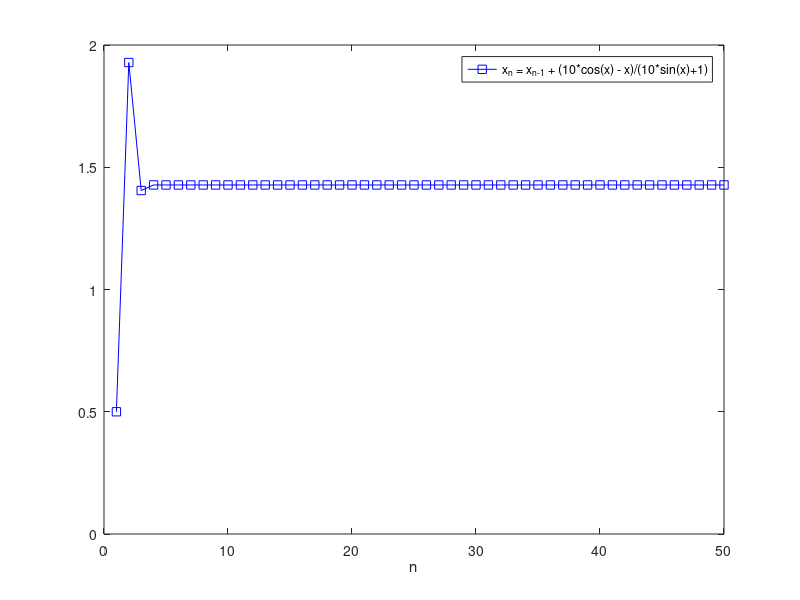
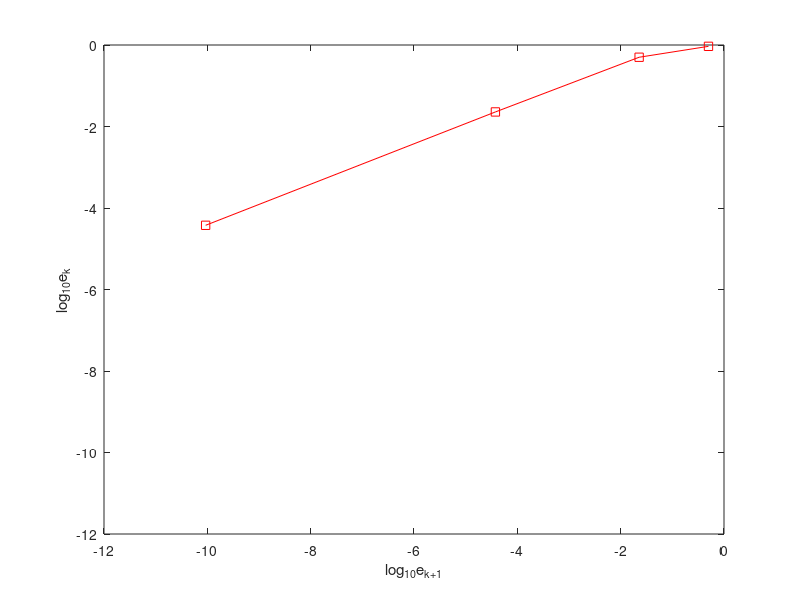

Write the MATLAB code that produced these figures, in order.
N = 50;
x = zeros(N,1);
%x = 0;
x(1) = 0.5;

for i=2:N
    x(i) = x(i-1) + (10*cos(x(i-1)) - x(i-1))/(1+ 10*sin(x(i-1)));
end

%syms y
%eq = cos(y) == y;
%s = solve(eq,y);

s = x(end);
%mu = abs(x(30 + 1) - s)/abs(x(30) - s);

ek = abs(x(1:N-1) - s);
log_ek = log10(ek);

I = 3;
order = (log_ek(I+1) - log_ek(I))/(log_ek(I) - log_ek(I - 1));



figure();
plot(1:N, x, "-sb"); hold on
xlabel('n');
%ylabel('x');
legend('x_n = x_{n-1} + (10*cos(x) - x)/(10*sin(x)+1)');
set(gcf,'PaperSize',[10 10]);
print(gcf,'10cos_nr', '-dpdf', '-r300', '-bestfit');

figure();
plot(log_ek(2:N-1), log_ek(1:N-2), "-sr"); hold on
xlabel('log_{10}e_{k+1}');
ylabel('log_{10}e_{k}');
%legend('ek = cos(x_n) - s');
set(gcf,'PaperSize',[10 10]);
print(gcf,'10log_ek_nr', '-dpdf', '-r300', '-bestfit');
 